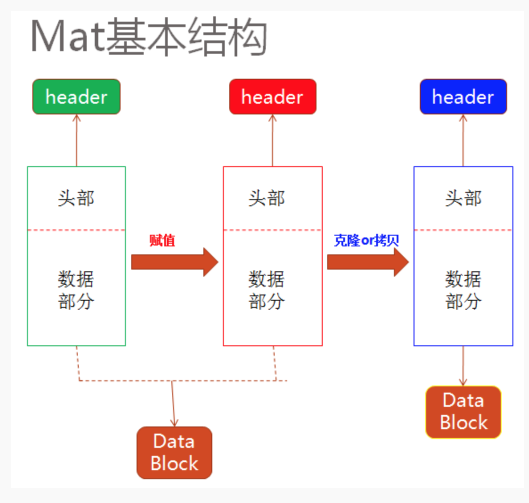
#> input picture OpenCV_learn/code_060/Mat.png, 1058 x 1006 px (shown at 1/2 size)
$ python opencv_060.py
#> lines starting #> are read from the running program, lines starting #| are printed output that depends on the picture; after the words box and inside, x2 and y2 are one past the last pixel; in counts of white or black regions, pixels touching at a corner belong together
import cv2 as cv
import numpy as np


def canny_demo(image):
    t = 80
    canny_output = cv.Canny(image, t, t * 2)
    cv.imwrite("./canny_output.png", canny_output)
    return canny_output


src = cv.imread("./Mat.png")
#> src is the input picture: shape (1006, 1058, 3); mean B, G, R 237.8, 237.5, 243.8
cv.namedWindow("input", cv.WINDOW_AUTOSIZE)
cv.imshow("input", src)
binary = canny_demo(src)
#> in canny_demo, `canny_output = cv.Canny(image, t, t * 2)`:
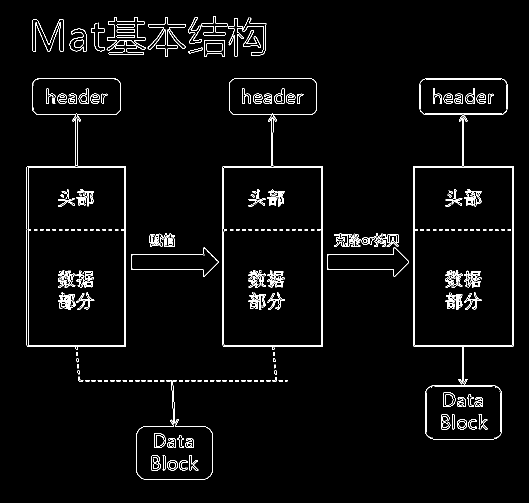
#> canny_output: shape (1006, 1058) (shown at 1/2 size); 2.8% white in thin lines or dots, all inside (x1, y1, x2, y2) = (53, 32, 1027, 959)
cv.imshow("binary", binary)

linesP = cv.HoughLinesP(binary, 1, np.pi / 180, 50, None, 50, 10)
#> linesP = 166 rows, first 6: [53, 334, 251, 334], [826, 690, 1026, 690], [446, 692, 645, 692], [827, 332, 1026, 332], [1024, 692, 1024, 334], [465, 228, 625, 228]
if linesP is not None:
    for i in range(0, len(linesP)):
        l = linesP[i][0]
        cv.line(src, (l[0], l[1]), (l[2], l[3]), (255, 0, 0), 1, cv.LINE_AA)
#> this loop made 166 passes
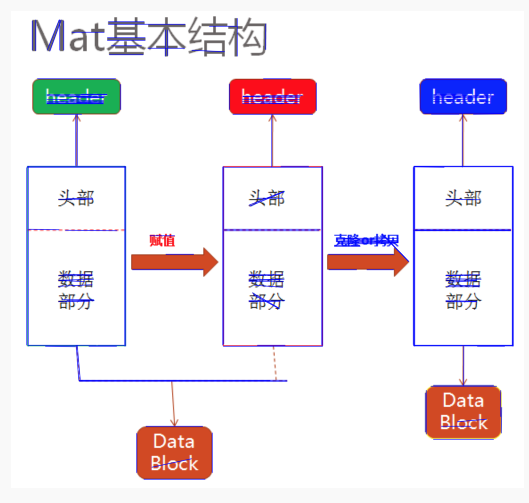
#> src: shape (1006, 1058, 3) (shown at 1/2 size); 4.54% of pixels changed, all inside (x1, y1, x2, y2) = (52, 36, 1028, 960)

# 显示
cv.imshow("hough line demo", src)
cv.imwrite("./contours_analysis.png", src)
cv.waitKey(0)
cv.destroyAllWindows()

5555
